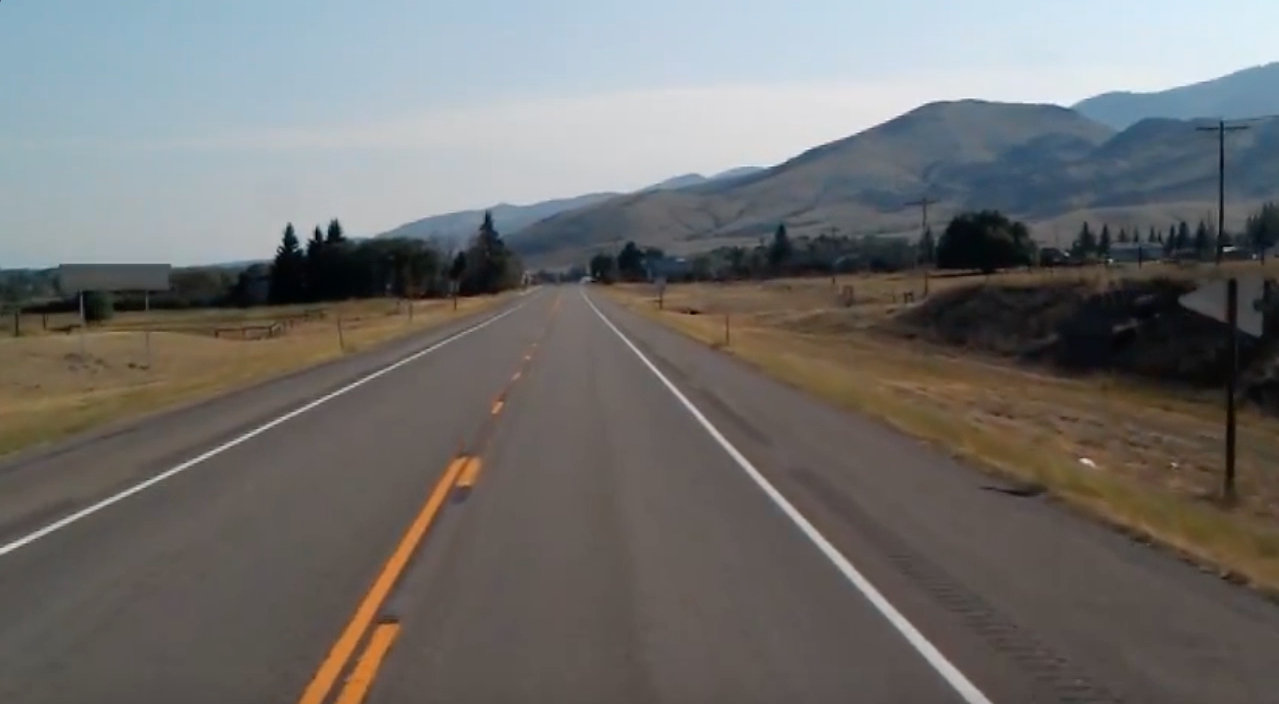
#> input picture data3/test_image.jpg, 1279 x 704 px
$ python 40_re.py
#> lines starting #> are read from the running program, lines starting #| are printed output that depends on the picture; after the words box and inside, x2 and y2 are one past the last pixel; in counts of white or black regions, pixels touching at a corner belong together; pictures that were not available may be replaced by others from this repository, and a replacement may not be noted
import cv2
import numpy as np
from numpy.lib.type_check import imag

# # 1. 이미지 가져오기
# image = cv2.imread('data3/test_image.jpg', 1)

# # cv2.imshow('ori', image)

# # 2. 그레이스케일로 변경
# lanelines_image = image.copy()

# gray_conversion = cv2.cvtColor(lanelines_image, cv2.COLOR_BGR2GRAY)

# # cv2.imshow('gray', gray_conversion)

# # 3. Smoothing!!!!
# blur_conversion = cv2.GaussianBlur(gray_conversion, (5,5), 0)

# # cv2.imshow('smooth', blur_conversion)

# # 4. Canny Edge Detection
# canny_conversion = cv2.Canny(blur_conversion, 50, 155)

# cv2.imshow('canny', canny_conversion)

# 5. Masking the region of interest (ROI) 함수 만들기

def reg_of_interest(image):
    image_height = image.shape[0]
    polygons = np.array([[(200, image_height), (1100, image_height), (550, 250)]])

    image_mask = np.zeros_like(image)

    cv2.fillPoly(image_mask, polygons, 255)

    masking_image = cv2.bitwise_and(image, image_mask)

    return masking_image


# masking_image = reg_of_interest(canny_conversion)
# cv2.imshow("masking", masking_image)

# 6. 케니 에지 처리하는 부분도 함수로 만든다.
def canny_edge(image) :
    gray_conversion = cv2.cvtColor(image, cv2.COLOR_BGR2GRAY)
    blur_conversion = cv2.GaussianBlur(gray_conversion, (5,5), 0)
    canny_conversion = cv2.Canny(blur_conversion, 50, 150)
    return canny_conversion

# 7. 직선의 시작점과 끝점에 대한 점의 정보들 (lines) 을 가지고 있는 리스트(넘파이 어레이)가 넘어오면
#    이것을 까만 배경의 이미지에, 선을 그려주는 함수.
def show_lines(image, lines) :
    lines_image = np.zeros_like(image)
    if lines is not None :
        for i in range(len(lines)) :
            for x1,y1,x2,y2 in lines[i]:
                cv2.line(lines_image, (x1,y1), (x2,y2), (255,0,0), 10)
    return lines_image

# 8. 여러선을 하나의 선으로 만들어 주는 함수 작성.
# 방법은? 기울기와 y절편을, 각각 평균을 구해서 하나의 선으로 만든다.

def make_coordinates(image, line_parameters) :
    slope, intercept = line_parameters
    y1 = image.shape[0]
    y2 = int(y1*(3/5))
    x1 = int((y1 - intercept)/slope)
    x2 = int((y2-intercept)/slope)
    return np.array([x1, y1, x2, y2])

def average_slope_intercept(image, lines) :
    left_fit = []
    right_fit = []
    for line in lines :
        x1,y1,x2,y2 = line.reshape(4)
        parameter = np.polyfit((x1, x2), (y1, y2), 1)
        slope = parameter[0]
        intercept = parameter[1]
        if slope < 0 :
            left_fit.append((slope, intercept))
        else :
            right_fit.append((slope, intercept))

    left_fit_average = np.average(left_fit, axis=0)
    right_fit_average = np.average(right_fit, axis= 0)

    left_line = make_coordinates(image, left_fit_average)
    right_line = make_coordinates(image, right_fit_average)

    return np.array([[left_line, right_line]])


image = cv2.imread('data3/test_image.jpg')
#> image is the input picture: shape (704, 1279, 3); mean B, G, R 109.7, 111.3, 112.3

lanelines_image = image.copy()

canny_conversion = canny_edge(lanelines_image)
#> in canny_edge, `canny_conversion = cv2.Canny(blur_conversion, 50, 150)`:
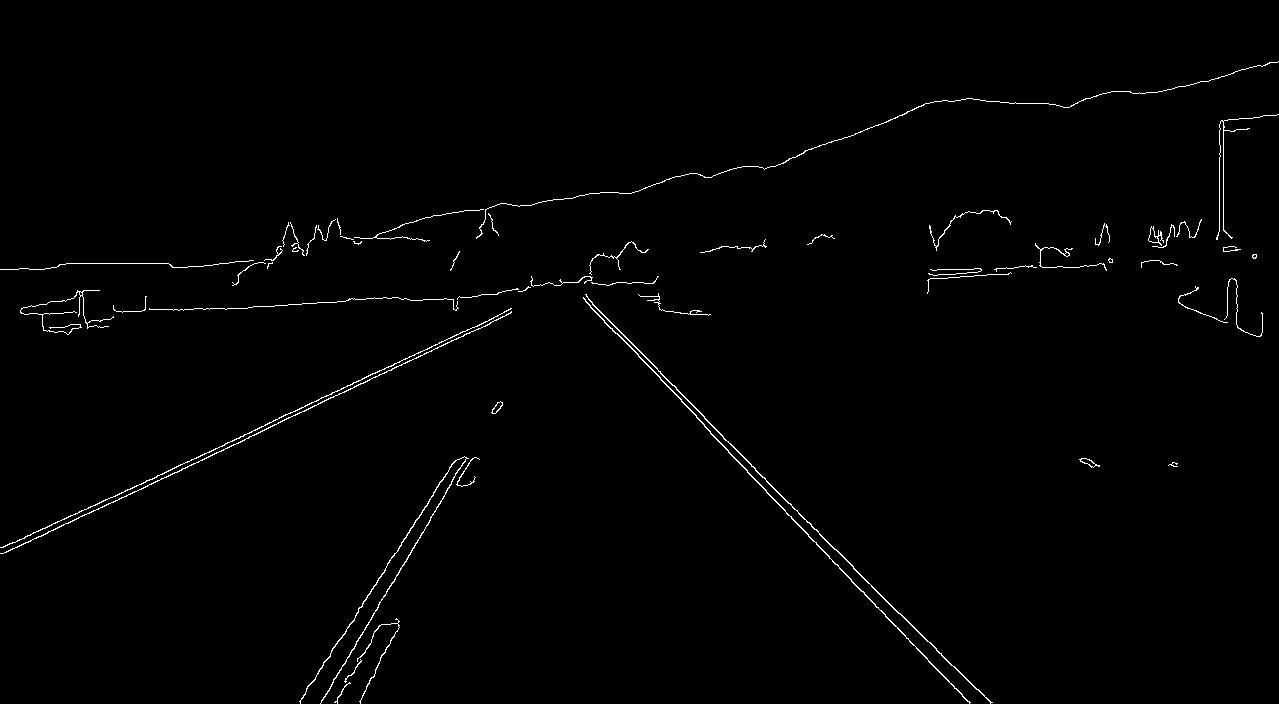
#> canny_conversion: shape (704, 1279); 0.98% white in thin lines or dots

roi_conversion = reg_of_interest(canny_conversion)
#> in reg_of_interest, `cv2.fillPoly(image_mask, polygons, 255)`: image_mask: shape (704, 1279); 22.7% white; 1 white region, box (x1, y1, x2, y2) and area: (200, 250, 1100, 704) 204575
#> in reg_of_interest, `masking_image = cv2.bitwise_and(image, image_mask)`:
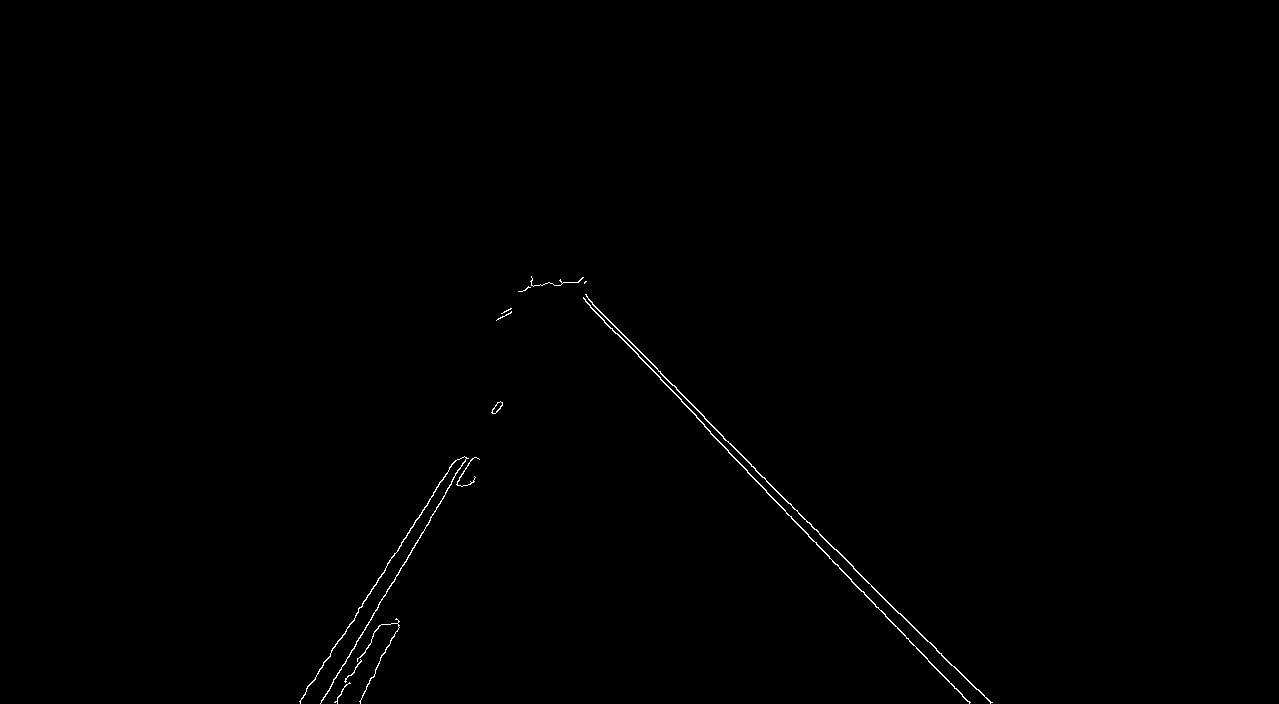
#> masking_image: shape (704, 1279); 0.32% white in thin lines or dots, all inside (x1, y1, x2, y2) = (299, 276, 993, 704)

lines = cv2.HoughLinesP(roi_conversion, 1, np.pi/180, 100, minLineLength = 40, maxLineGap = 5)
#> lines = [[704, 418, 927, 641], [588, 299, 660, 371], [728, 452, 927, 658], [900, 613, 976, 689], [384, 596, 430, 520], [355, 615, 455, 460], [906, 638, 955, 688], [623, 340, 704, 424], [331, 684, 451, 483], [592, 304, 704, 416], [311, 683, 385, 569], [683, 403, 738, 461]]

print(lines)
#| [[[704 418 927 641]]
#|  [[588 299 660 371]]
#|  [[728 452 927 658]]
#|  [[900 613 976 689]]
#|  [[384 596 430 520]]
#|  [[355 615 455 460]]
#|  [[906 638 955 688]]
#|  [[623 340 704 424]]
#|  [[331 684 451 483]]
#|  [[592 304 704 416]]
#|  [[311 683 385 569]]
#|  [[683 403 738 461]]]

averaged_lines = average_slope_intercept(lanelines_image, lines)
#> the loop in average_slope_intercept, `for line in lines :` made 12 passes
#> (x1, y1, x2, y2, slope, intercept) on passes 1 to 12: (704, 418, 927, 641, 1, -286), (588, 299, 660, 371, 1, -289), (728, 452, 927, 658, 1.04, -301.6), (900, 613, 976, 689, 1, -287), (384, 596, 430, 520, -1.65, 1230.4), (355, 615, 455, 460, -1.55, 1165.2), (906, 638, 955, 688, 1.02, -286.5), (623, 340, 704, 424, 1.04, -306.1), (331, 684, 451, 483, -1.67, 1238.4), (592, 304, 704, 416, 1, -288), (311, 683, 385, 569, -1.54, 1162.1), (683, 403, 738, 461, 1.05, -317.3)
#> after the loop in average_slope_intercept, `for line in lines :`: left_fit = [(-1.65, 1230.4), (-1.55, 1165.2), (-1.67, 1238.4), (-1.54, 1162.1)]; right_fit = [(1, -286), (1, -289), (1.04, -301.6), (1, -287), (1.02, -286.5), (1.04, -306.1), (1, -288), (1.05, -317.3)]
#> in average_slope_intercept, `left_fit_average = np.average(left_fit, axis=0)`: left_fit_average = [-1.6, 1199.1]
#> in average_slope_intercept, `right_fit_average = np.average(right_fit, axis= 0)`: right_fit_average = [1.02, -295.2]
#> in make_coordinates, `slope, intercept = line_parameters`: slope = -1.6; intercept = 1199.1
#> in make_coordinates, `x1 = int((y1 - intercept)/slope)`: x1 = 308
#> in make_coordinates, `x2 = int((y2-intercept)/slope)`: x2 = 484
#> in average_slope_intercept, `left_line = make_coordinates(image, left_fit_average)`: left_line = [308, 704, 484, 422]
#> in average_slope_intercept, `right_line = make_coordinates(image, right_fit_average)`: right_line = [981, 704, 704, 422]
#> averaged_lines = [[308, 704, 484, 422], [981, 704, 704, 422]]

print()
print(averaged_lines)
#| [[[308 704 484 422]
#|   [981 704 704 422]]]

lines_image = show_lines(lanelines_image, averaged_lines)
#> the loop in show_lines, `for i in range(len(lines)) :` made 1 pass

# cv2.imshow("lines", lines_image)

combine_image = cv2.addWeighted(lanelines_image, 0.8, lines_image, 1, 1)
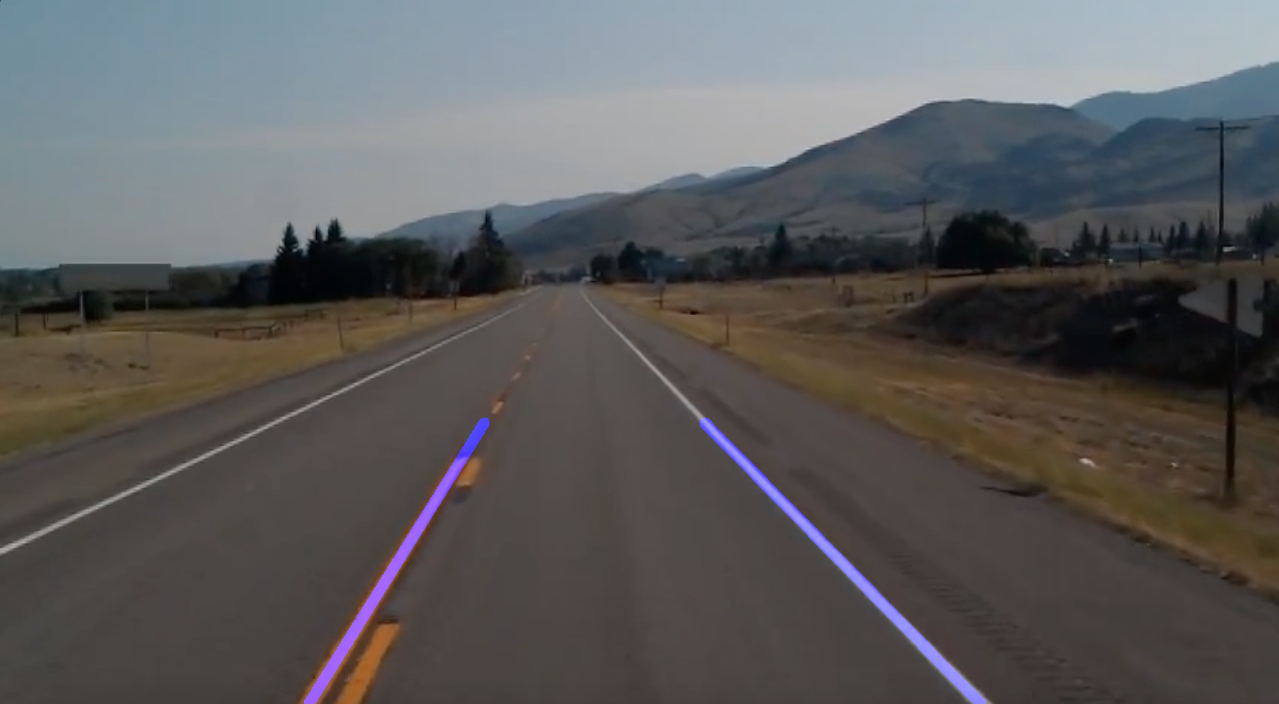
#> combine_image: shape (704, 1279, 3); mean B, G, R 90.2, 90, 90.8

# cv2.imshow("combined", combine_image)

# 동영상으로 처리

cap = cv2.VideoCapture('data3/test2.mp4')

while cap.isOpened() :
    ret, frame = cap.read()
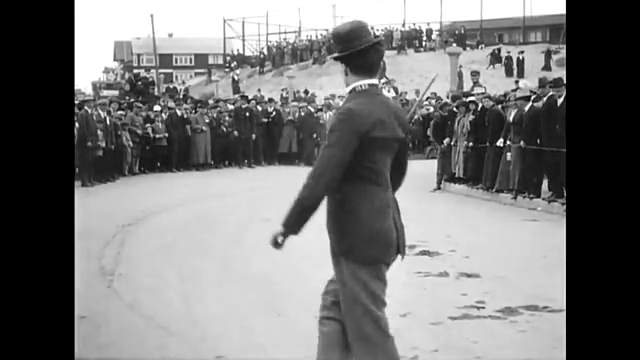
#> input picture frame 17 of data/videos/chaplin.mp4, 640 x 360 px, given in place of test2.mp4, which was not available
#> frame is the input picture: shape (360, 640, 3); min 0, max 255, mean 121

    canny_image = canny_edge(frame)
#> in canny_edge (call 2), `canny_conversion = cv2.Canny(blur_conversion, 50, 150)`: canny_conversion: shape (360, 640); 6% white in thin lines or dots, all inside (x1, y1, x2, y2) = (74, 0, 567, 360)
    roi_image = reg_of_interest(canny_image)
#> in reg_of_interest (call 2), `cv2.fillPoly(image_mask, polygons, 255)`: image_mask: shape (360, 640); 12.3% white; 1 white region, box (x1, y1, x2, y2) and area: (203, 250, 640, 360) 28294
#> in reg_of_interest (call 2), `masking_image = cv2.bitwise_and(image, image_mask)`:
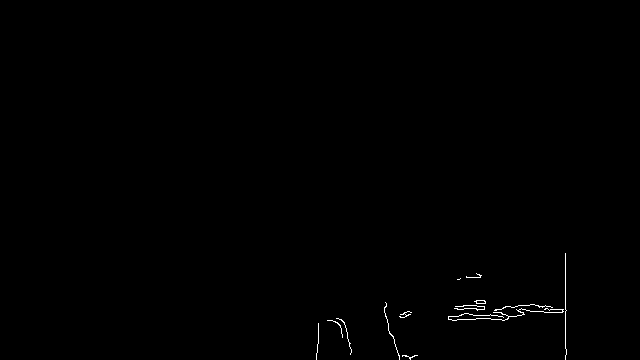
#> masking_image: shape (360, 640); 0.33% white in thin lines or dots, all inside (x1, y1, x2, y2) = (316, 253, 567, 360)
    lines = cv2.HoughLinesP(roi_conversion, 1, np.pi/180, 100, minLineLength = 40, maxLineGap = 5)
    averaged_lines = average_slope_intercept(frame, lines)
#> the loop in average_slope_intercept (call 2), `for line in lines :` made 12 passes
#> averaged_lines = [[522, 360, 612, 216], [643, 360, 501, 216]]
    lines_image = show_lines(frame, averaged_lines)
#> the loop in show_lines (call 2), `for i in range(len(lines)) :` made 1 pass
#> after the loop in show_lines (call 2), `for i in range(len(lines)) :`:
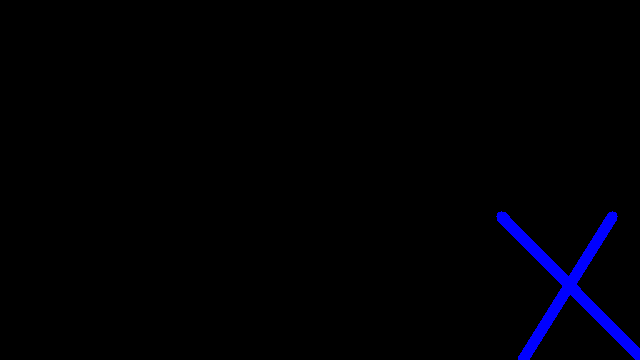
#> lines_image: shape (360, 640, 3); mean of channels 0, 1, 2 4.5, 0, 0; drawn as B, G, R
    combine_image = cv2.addWeighted(frame, 0.8, lines_image, 1, 1)
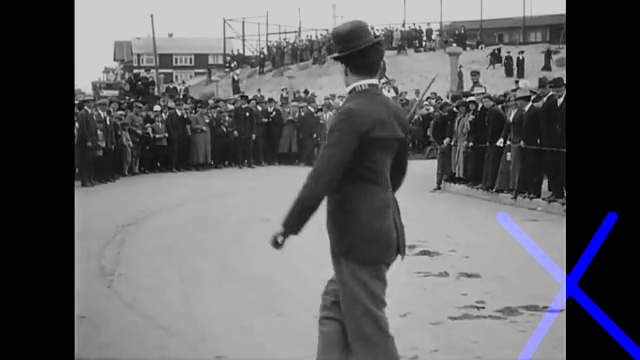
#> combine_image: shape (360, 640, 3); mean B, G, R 100.9, 97.8, 97.8


    cv2.imshow('result', combine_image)
    if cv2.waitKey(25) & 0xFF ==27 :
#> (key Esc is pressed here)
        break

cap.release()


cv2.waitKey(0)
cv2.destroyAllWindows()
